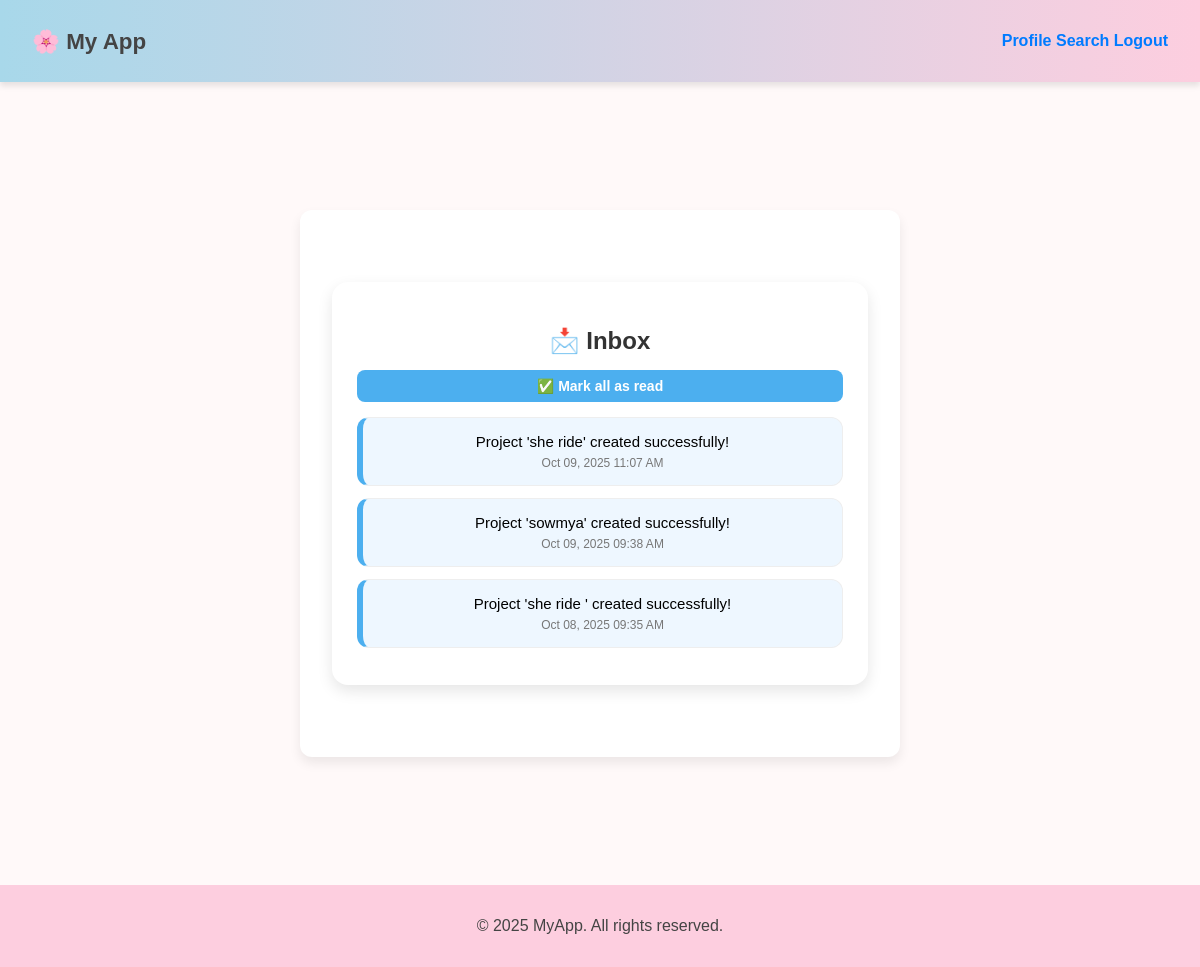
Screenshot of /inbox (signed in) with the database file from the repository.
### models.py (models this page shows, shortened)
class Notification(db.Model):
    __tablename__ = "notification"
    id = db.Column(db.Integer, primary_key=True)
    user_id = db.Column(db.Integer, db.ForeignKey("user.id"), nullable=False)
    message = db.Column(db.Text, nullable=False)
    created_at = db.Column(db.DateTime, default=datetime.utcnow)

### app.py (the view)
@app.route("/inbox", methods=["GET", "POST"])
def inbox():
    if "user_id" not in session:
        return redirect(url_for("login"))
    if request.method == "POST":
        Notification.query.filter_by(user_id=session["user_id"]).delete()
        db.session.commit()
        return redirect(url_for("inbox"))
    notifications = Notification.query.filter_by(user_id=session["user_id"]).order_by(Notification.created_at.desc()).all()
    return render_template("inbox/inbox.html", notifications=notifications)

### app.py (called while the page is built)
@app.before_request
def load_unread_notifications():
    if "user_id" in session:
        pass

### myproject/templates/inbox/inbox.html (shortened to what this page needs)
{% extends "base.html" %}
{% block content %}
<div class="inbox-container">
  <h2>📩 Inbox</h2>
  <form method="POST" class="mark-all-form">
    <button type="submit" class="btn mark-btn">✅ Mark all as read</button>
  </form>
  {% if notifications %}
    <ul class="notification-list">
      {% for n in notifications %}
        <li class="notification-item {% if not n.is_read %}unread{% endif %}">
          <div class="message">{{ n.message }}</div>
          <div class="meta">{{ n.created_at.strftime("%b %d, %Y %I:%M %p") }}</div>
        </li>
      {% endfor %}
    </ul>
  {% else %}
    <p class="empty">🎉 No notifications yet.</p>
  {% endif %}
</div>
{% endblock %}

### static/style.css (style rules this page uses)
body { font-family: Arial, sans-serif; background:#FFF9F9 ; margin: 0; padding: 0; }
h1, h2 { color: #333; text-align: center; }
form { display: flex; flex-direction: column; gap: 12px; }
input, textarea, button { padding: 10px; border: 1px solid #ccc; border-radius: 6px; font-size: 14px; }
button { background-color: #4CAF50; color: white; border: none; cursor: pointer; }
.btn { display: inline-block; padding: 10px 20px; border-radius: 6px; font-weight: bold; text-decoration: none; transition: all 0.3s ease; color: #fff; }

### myproject/templates/inbox/inbox.html (style rules this page uses)
.inbox-container { max-width: 600px; margin: 40px auto; padding: 25px; background: #fff; border-radius: 16px; box-shadow: 0 6px 15px rgba(0,0,0,0.1); }
h2 { margin-bottom: 15px; text-align: center; color: #333; }
.mark-all-form { text-align: right; margin-bottom: 15px; }
.mark-btn { padding: 8px 15px; background: #4cafef; color: white; border: none; border-radius: 8px; cursor: pointer; font-weight: bold; }
.notification-list { list-style: none; padding: 0; margin: 0; }
.notification-item { padding: 15px; margin-bottom: 12px; border-radius: 12px; background: #f9f9f9; border: 1px solid #eee; transition: background 0.2s; }
.notification-item.unread { border-left: 6px solid #4cafef; background: #eef7ff; }
.message { font-size: 15px; margin-bottom: 6px; }
.meta { font-size: 12px; color: #777; }

### rows the page displays
Notification: message "Project 'she ride' created successfully!", created_at "Oct 09, 2025 11:07 AM"
Notification: message "Project 'sowmya' created successfully!", created_at "Oct 09, 2025 09:38 AM"
Notification: message "Project 'she ride ' created successfully!", created_at "Oct 08, 2025 09:35 AM"

### other values shown
{{ 2025 }} "2025"
